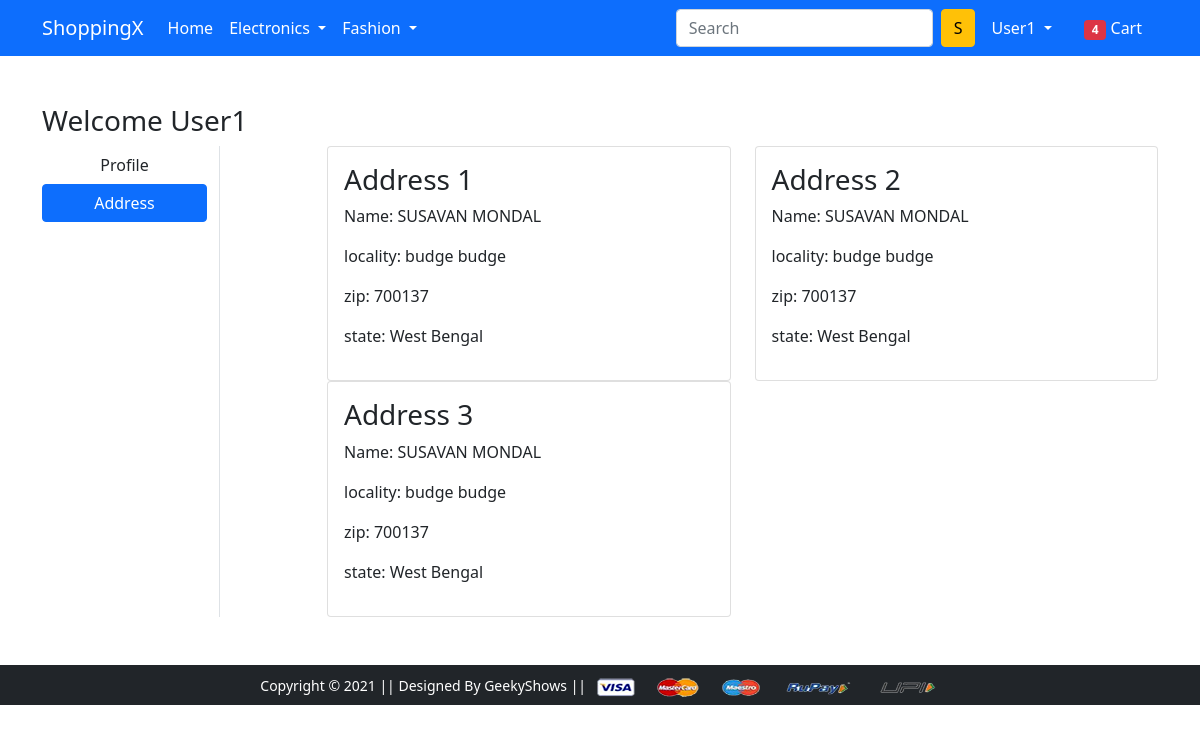
Page /address/ (signed in) on the earlier database version.
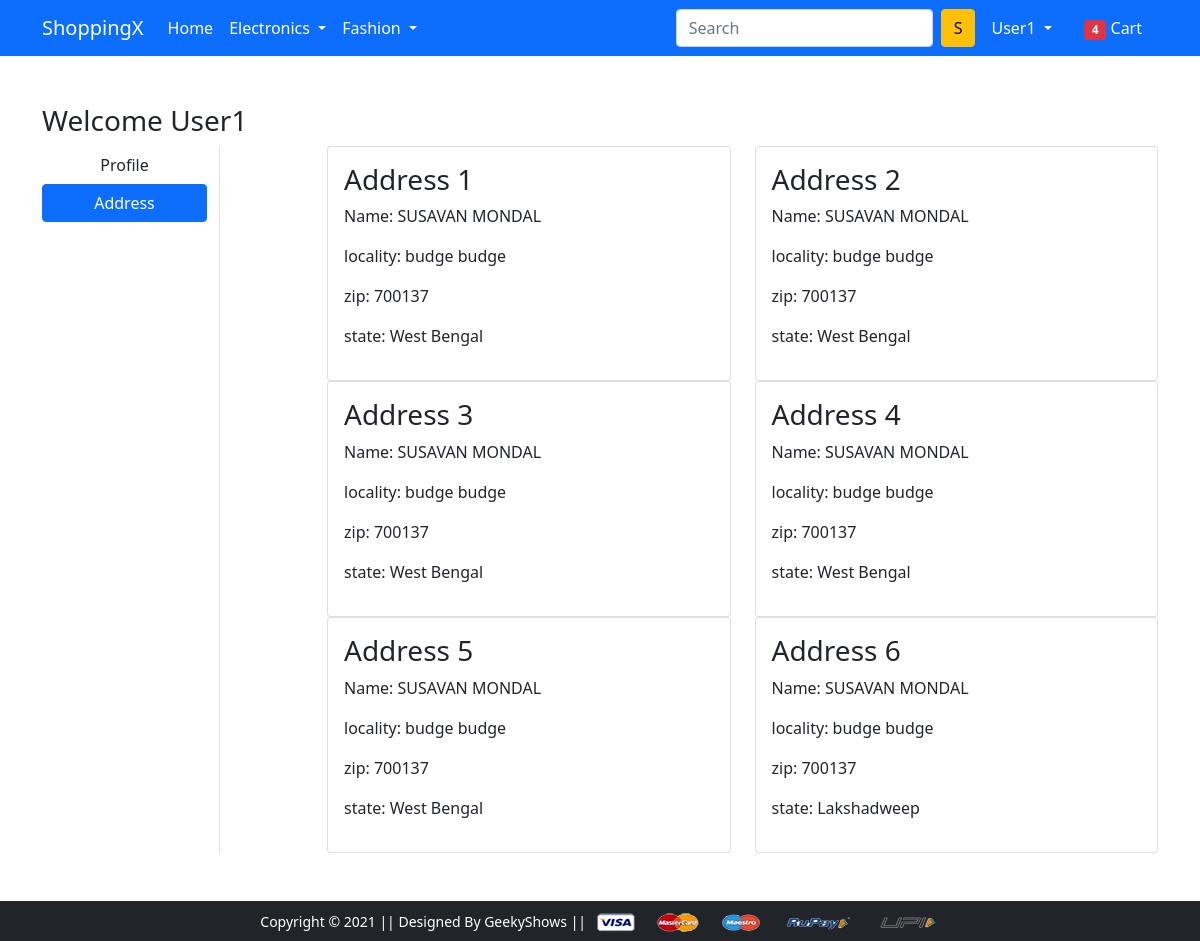
Same page on the later database version.
### app/models.py (models this page shows, shortened)
class Customer(models.Model):
    user=models.ForeignKey(User, on_delete=models.CASCADE)
    name=models.CharField(max_length=200)
    locality=models.CharField(max_length=200)
    city=models.CharField(max_length=50)
    state=models.CharField(choices=STATE_CHOICES, max_length=100)
    zip_code=models.IntegerField()

### app/views.py (the view)
# urls.py: path('address/', views.address, name='address'),
def address(request):
 add=Customer.objects.filter(user=request.user)
 return render(request, 'app/address.html', context={'add': add, 'active':'btn-primary'})

### app/templates/app/address.html (shortened to what this page needs)
{% extends 'app/base.html' %}
{% load static %}
{% block main-content %}
<div class="container my-5">
 <div class="row">
 <h3>Welcome <span class="text-capitalize">{{request.user}}</span></h3>
  <div class="col-sm-2 border-end">
   <ul class="list-unstyled">
    <li class="d-grid"><a href="{% url 'profile' %}" class="btn">Profile</a></li>
    <li class="d-grid"><a href="{% url 'address' %}" class="btn {{active}}">Address</a></li>
   </ul>
  </div>
  <div class="col-sm-9 offset-sm-1">
   <div class="row">
    {% for ad in add %}
    <div class="col-sm-6">
     <div class="card">
      <div class="card-body">
       <h3>Address {{forloop.counter}}</h3>
       <p>Name: {{ad.name}}</p>
       <p>locality: {{ad.locality}}</p>
       <p>zip: {{ad.zip_code}}</p>
       <p>state: {{ad.state}}</p>
      </div>
     </div>
    </div>
    {% endfor %}
   </div>
  </div>
 </div>
</div>
{% endblock main-content %}

Differences in the rows shown:
added Customer: name "SUSAVAN MONDAL", locality "budge budge", zip_code "700137", state "West Bengal"
added Customer: name "SUSAVAN MONDAL", locality "budge budge", zip_code "700137", state "West Bengal"
added Customer: name "SUSAVAN MONDAL", locality "budge budge", zip_code "700137", state "Lakshadweep"
